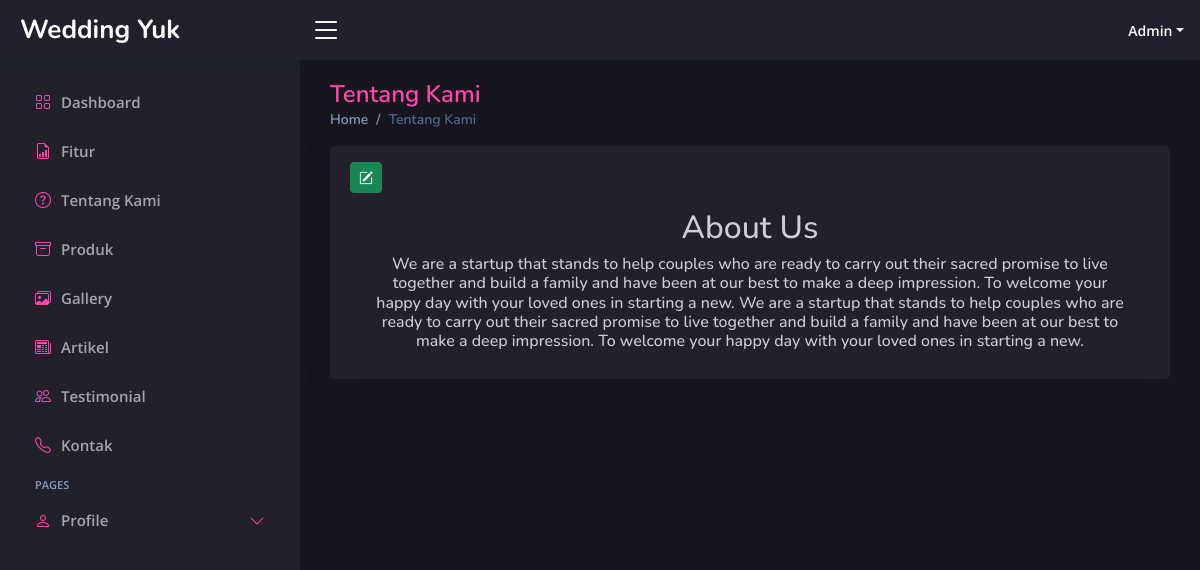
The app's page /admin/index.php?page=about (signed in) with its own data.
### tables this page shows
CREATE TABLE `about` (
  `id` int(11) NOT NULL,
  `about_heading` varchar(255) NOT NULL,
  `about_text` text NOT NULL
);

### admin/page/about.php (the view, shortened to what this page needs)
<div class="pagetitle">
    <h1>Tentang Kami</h1>
    <nav>
        <ol class="breadcrumb">
            <li class="breadcrumb-item"><a href="index.php?page=dashboard">Home</a></li>
            <li class="breadcrumb-item active">Tentang Kami</li>
        </ol>
    </nav>
</div>
<section class="section dashboard">
    <div class="row">
        <?php
        $query = "SELECT * FROM about ORDER BY id ASC";
        $result = mysqli_query($koneksi2, $query);
        while ($row = mysqli_fetch_assoc($result)) {
        ?>
            <div class="col-12">
                <div class="card about-card">
                    <div class="card-body">
                        <div class="d-flex justify-content-between">
                            <div class="opsi py-3">
                                <a href="index.php?page=edit-about&id=<?php echo $row['id']; ?>" class="btn btn-success btn-sm"><i class="bi bi-pencil-square"></i></a>
                            </div>
                        </div>
                        <div class="text-center px-4">
                            <h2><?php echo $row['about_heading']; ?></h2>
                            <h6><?php echo $row['about_text']; ?></h6>
                        </div>
                    </div>
                </div>
            </div>
        <?php
        }
        ?>
    </div>
</section>

### records on screen
about: about_heading "About Us", about_text "We are a startup that stands to help couples who are ready to carry out their sacred promise to live together and build a family and have been at our best to make a deep impression. To welcome your happy day with your loved ones in starting a new. We are a startup that stands to help couples who are ready to carry out their sacred promise to live together and build a family and have been at our best to make a deep impression. To welcome your happy day with your loved ones in starting a new."
